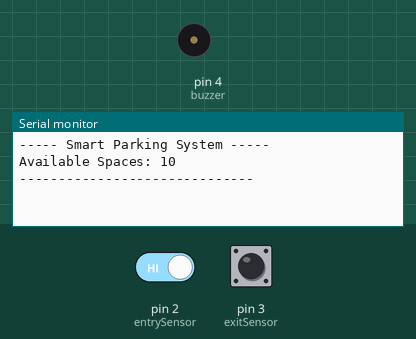
Bench run of a sketch on a simulated Arduino Uno, built with avr-gcc and run on an emulated ATmega328P. On the bench: buzzer (waves = sounding, pin HIGH), the last lines printed to the serial monitor. Inputs (shaded band) come from the test bench; at power-on: pin 2 (entrySensor) HIGH, pin 3 (exitSensor) HIGH.

Above: at 1.2 s.
1.3 s: pin 2 (entrySensor) driven LOW
At 2.5 s:
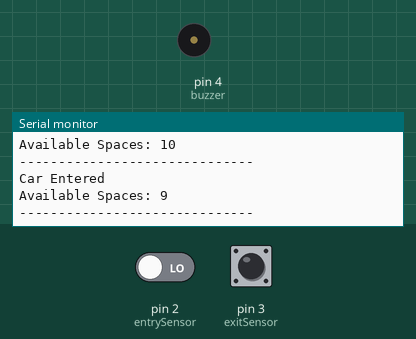
2.8 s: pin 3 (exitSensor) driven LOW
At 4.0 s:
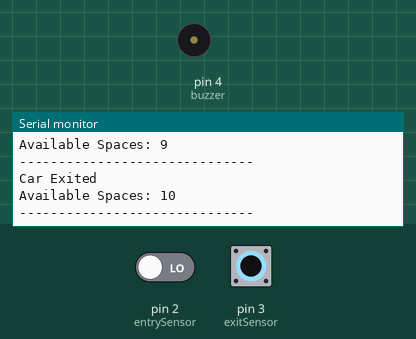
4.3 s: pin 3 (exitSensor) pulsed HIGH 2 times (0.12 s each, 0.3 s apart)
At 5.5 s:
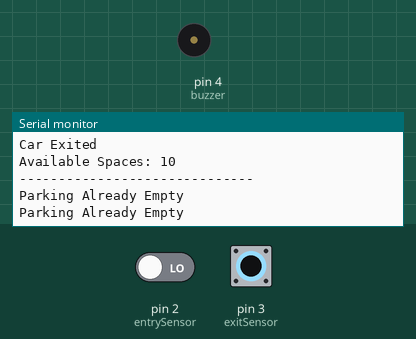

The sketch:

car_park.ino
```cpp
// -----------------------------------------
// Arduino Smart Car Parking System
// -----------------------------------------

// Pin Definitions
const int entrySensor = 2;   // Entry IR Sensor
const int exitSensor  = 3;   // Exit IR Sensor
const int buzzer      = 4;   // Buzzer

// Parking Variables
int freeSpace = 10;          // Total available parking spaces

// Flags to avoid multiple counts
bool carEntering = false;
bool carExiting = false;

void printStatus() {
  Serial.print("Available Spaces: ");
  Serial.println(freeSpace);

  if (freeSpace == 0) {
    Serial.println("STATUS : PARKING FULL");
  }

  Serial.println("------------------------------");
}

void setup() {
  Serial.begin(9600);

  pinMode(entrySensor, INPUT);
  pinMode(exitSensor, INPUT);
  pinMode(buzzer, OUTPUT);

  digitalWrite(buzzer, LOW);

  Serial.println("----- Smart Parking System -----");
  printStatus();
}

void loop() {
  // Read IR Sensors
  int entryState = digitalRead(entrySensor);
  int exitState  = digitalRead(exitSensor);

  // ---------------- Entry Section ----------------
  if (entryState == LOW && !carEntering) {
    carEntering = true;

    if (freeSpace > 0) {
      freeSpace--;
      Serial.println("Car Entered");
      printStatus();
    }
    else {
      Serial.println("Parking Full!");
      digitalWrite(buzzer, HIGH);
      delay(1000);
      digitalWrite(buzzer, LOW);
    }
  }

  // Reset Entry Flag
  if (entryState == HIGH) {
    carEntering = false;
  }

  // ---------------- Exit Section ----------------
  if (exitState == LOW && !carExiting) {
    carExiting = true;

    if (freeSpace < 10) {
      freeSpace++;
      Serial.println("Car Exited");
      printStatus();
    }
    else {
      Serial.println("Parking Already Empty");
    }
  }

  // Reset Exit Flag
  if (exitState == HIGH) {
    carExiting = false;
  }

  delay(50);
}
```

Measured:
- after the input at 1.3 s, the serial monitor: prints a new line at once (image 1)
- after the input at 2.8 s, the serial monitor: prints a new line at once (image 2)
- after the input at 4.3 s, the serial monitor: prints a new line after 0.13 s (image 3)
